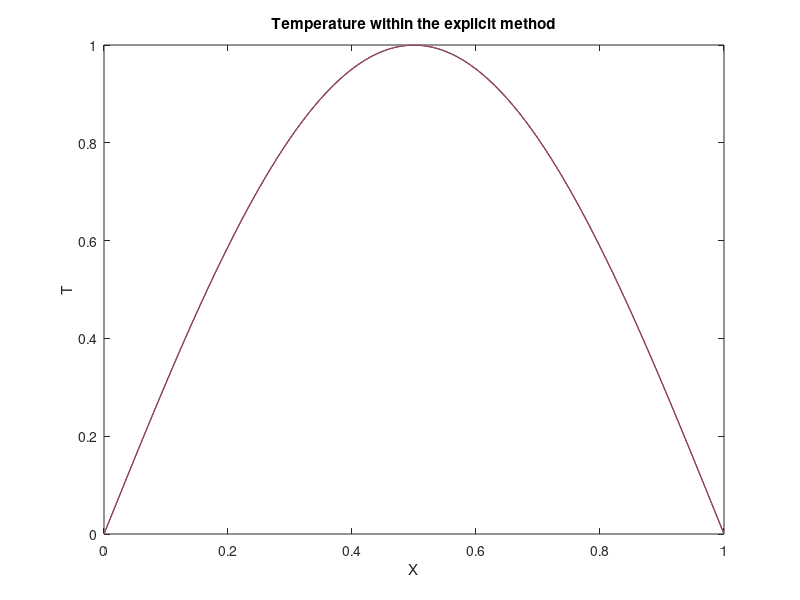
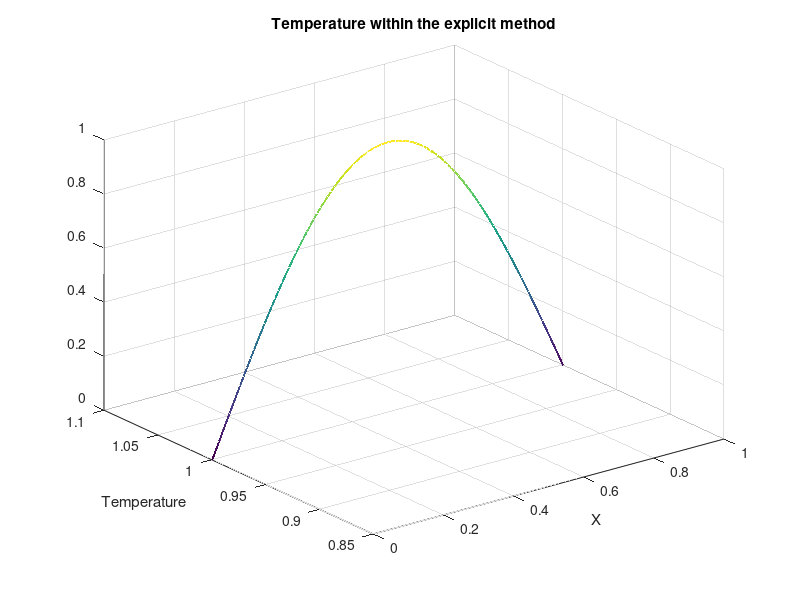

MATLAB code to generate these figures, in order:
% Heat_Equation_Explicit.m

% Preparation of the Working Station 
clc;
close all,
clear 

% The 1D Problem Specification 
L=1.0; % The length of the wire 
T=1.0; % The Time durition when the heat is conducted through the length 

% Creating the 1D mesh that each node represents a solution 
nX= 100; % The number of the nodes 
dx=L/nX; % The length of each spacial step 

nT=2000; % The number of the time steps 
dt=T/nT; % The length of each time step 

con=1.5; % The wire conductivity coefficient 
alpha=con*(dt/dx*dx);

% Initial Value Parameters 
for i=1:nX+1
    x(i)=(i-1)*dx;
    u(i,1)=sin(pi*x(i));
end

% The Boundary Condition where T=0
for n=1:nT+1
   u(1,n)=0;
   u(nX+1,n)=0;
   time(n)=(nT-1)*dt;
end

% Implementation of the Explicit Method 
 for n=1:nT
     for i=2:nX
         u(i,n+1)=u(i,n)+ alpha*(u(i+1,n)-2*u(i,n)+u(i-1,n));
     end
 end
 
 % Graphical representation of the temperature at different selected times
figure(1)
plot(x,u(:,1),'-',x,u(:,100),'-',x,u(:,300),'-',x,u(:,600),'-')
title('Temperature within the explicit method')
xlabel('X')
ylabel('T')
figure(2)
mesh(x,time,u')
title('Temperature within the explicit method')
xlabel('X')
ylabel('Temperature')
      


